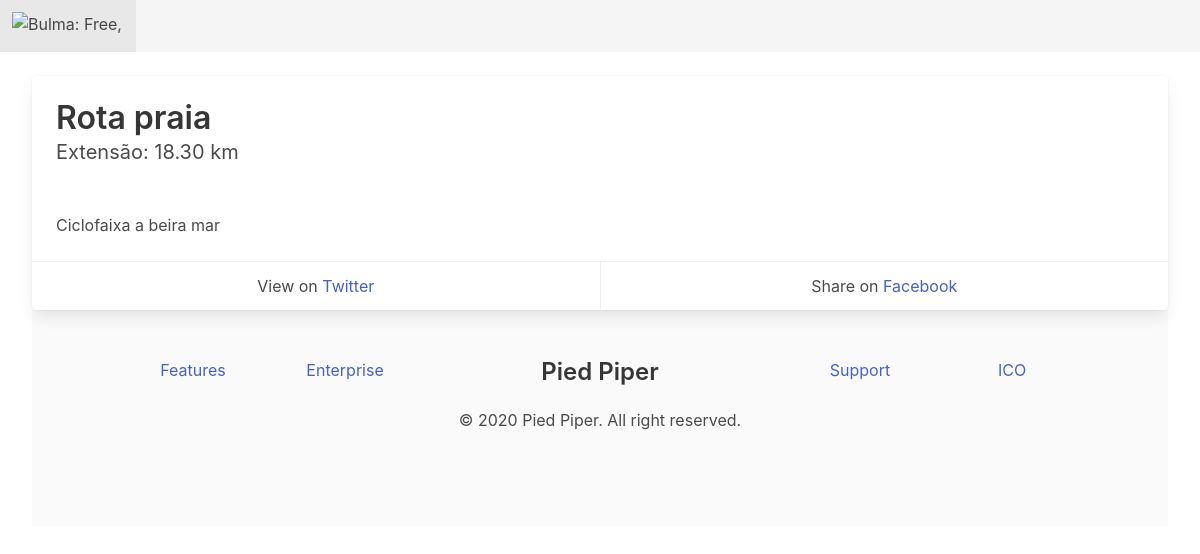
The app's page /2/, older data.
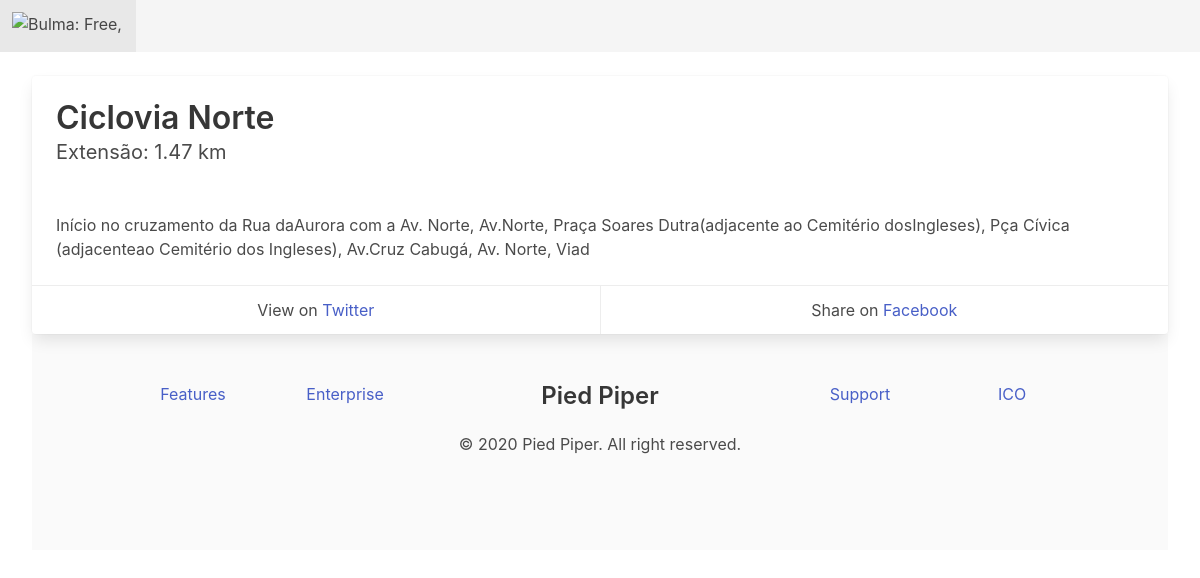
The same page, newer data.
### rotas/models.py (models this page shows, shortened)
class Rotas(models.Model):
    nome = models.CharField('Nome', max_length=50)
    descricao = models.CharField('Descrição', max_length=500)
    tamanho = models.DecimalField('Tamanho da Rota em Km', max_digits=4, decimal_places=2)
    create_at = models.DateTimeField(auto_now_add=True)
    update_at = models.DateTimeField(auto_now=True)

### rotas/views.py (the view)
# urls.py: path('<int:pk>/', RotasDetailView.as_view(), name='rotas-detail'),
class RotasDetailView(DetailView):
    model = Rotas

### rotas/templates/rotas/rotas_detail.html
{% extends 'base.html' %}
{% block content %}
    <div class="card">
        <div class="card-content">
            <p class="title">
                {{ object.nome }}
            </p>
            <p class="subtitle">
                Extensão: {{ object.tamanho }} km
            </p>
        </div>
        <div class="card-content">
            <div class="content">
                {{ object.descricao }}
            </div>
        </div>
        <footer class="card-footer">
            <p class="card-footer-item">
      <span>
        View on <a href="https://twitter.com/codinghorror/status/506010907021828096">Twitter</a>
      </span>
            </p>
            <p class="card-footer-item">
      <span>
        Share on <a href="#">Facebook</a>
      </span>
            </p>
        </footer>
    </div>
{% endblock content %}

Row changes from the older to the newer data that the page shows:
changed Rotas: nome "Rota praia" → "Ciclovia Norte"; tamanho "18.30" → "1.47"; descricao "Ciclofaixa a beira mar" → "Início no cruzamento da Rua daAurora com a Av. Norte, Av.Norte, Praça Soares Dutra(adjacente ao Cemitério dosIngleses), Pça Cívica (adjacenteao Cemitério dos Ingleses), Av.Cruz Cabugá, Av. Norte, Viad"
